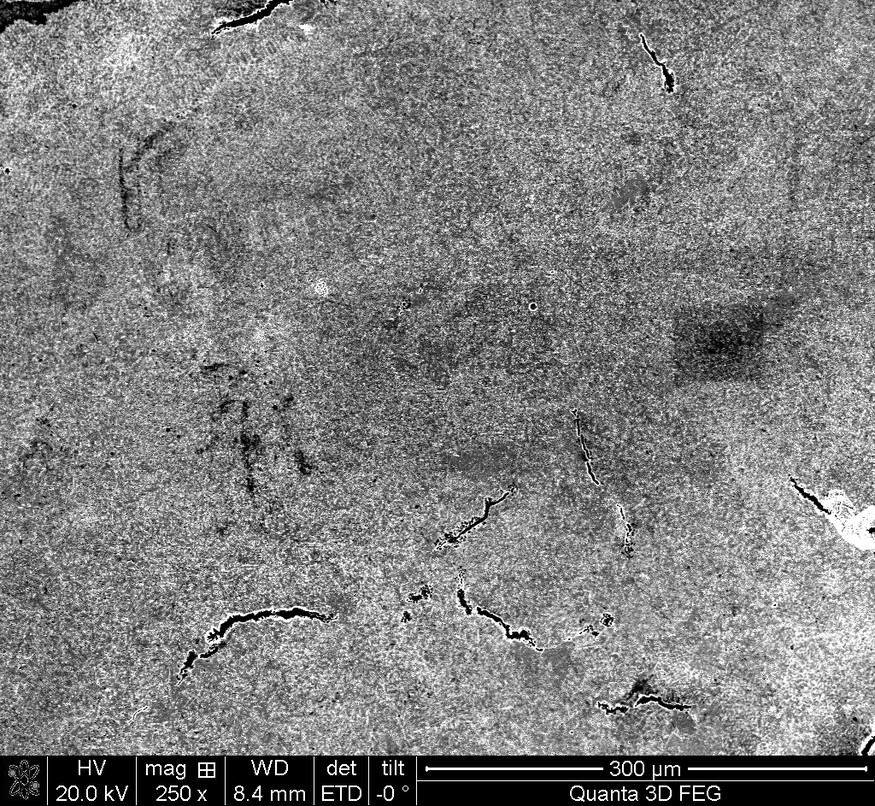
#> input picture dataset/sample/800_020.tif, 875 x 806 px, shrunk from 1024 x 943 before the run
$ python getMask.py
#> lines starting #> are read from the running program, lines starting #| are printed output that depends on the picture; after the words box and inside, x2 and y2 are one past the last pixel; in counts of white or black regions, pixels touching at a corner belong together
### src/contourDetection.py
import cv2
import numpy as np
import imutils

_OTSU = "OTSU"
_MED = "MED"
_SAM = "SAM"
options = [_OTSU, _MED, _SAM]
_SIGMA = 0.33


def generateCanny(input, ROI, alg="MED", debug=False):
    assert alg in options
    canny = None
    if alg == _OTSU:
        upper, thresh = cv2.threshold(ROI, 0, 255, cv2.THRESH_BINARY + cv2.THRESH_OTSU)
        lower = 0.5 * upper
        canny = cv2.Canny(input, lower, upper)
        if debug:
            cv2.imshow("thresh", thresh)
    elif alg == _MED:
        v = np.median(ROI)
        lower = int(max(0, (1.0 - _SIGMA) * v))
        upper = int(min(255, (1.0 + _SIGMA) * v))
        canny = cv2.Canny(input, lower, upper)
    elif alg == _SAM:
        upper = 255 * 0.75
        lower = 255 * 0.50
        canny = cv2.Canny(input, lower, upper)

    if debug:
        cv2.imshow("CANNY", canny)
        if cv2.waitKey(0) and 0xff == 27:
            cv2.destroyAllWindows()

    return canny


def detectContours(input, debug=False):
    contours, hierarchy = cv2.findContours(input, cv2.RETR_TREE, cv2.CHAIN_APPROX_NONE)
    return contours, hierarchy

### src/getMask.py
"""Training Data Mask Generator

This script automatically attmepts to generate a mask for training data based
on edge detection methods to be modified in external software.
"""
import os
import tkinter
import cv2
from tkinter.filedialog import askdirectory
import numpy as np
import contourDetection

tkinter.Tk().withdraw()
imgDir = askdirectory(title='Select Folder')
#> the answer given: ../dataset/sample
# currentDir = os.getcwd() # Possible alternative to run from command line
fileList = os.listdir(imgDir)
for filename in fileList:
    if not filename.endswith(".tif")\
            and not filename.endswith(".jpg") \
            and not filename.endswith(".png"):
        continue

    filepath = os.path.join(imgDir, filename)
    origImg = cv2.imread(filepath)
#> origImg is the input picture: shape (806, 875, 3); min 0, max 255, mean 127.1
    height, width, channels = origImg.shape
#> height = 806; width = 875; channels = 3

    grayImg = cv2.cvtColor(origImg, cv2.COLOR_BGR2GRAY)
    # ROI = grayImg[0:int(height*.80), 0:width]
    blur = cv2.bilateralFilter(grayImg, d=29, sigmaColor=75, sigmaSpace=75)
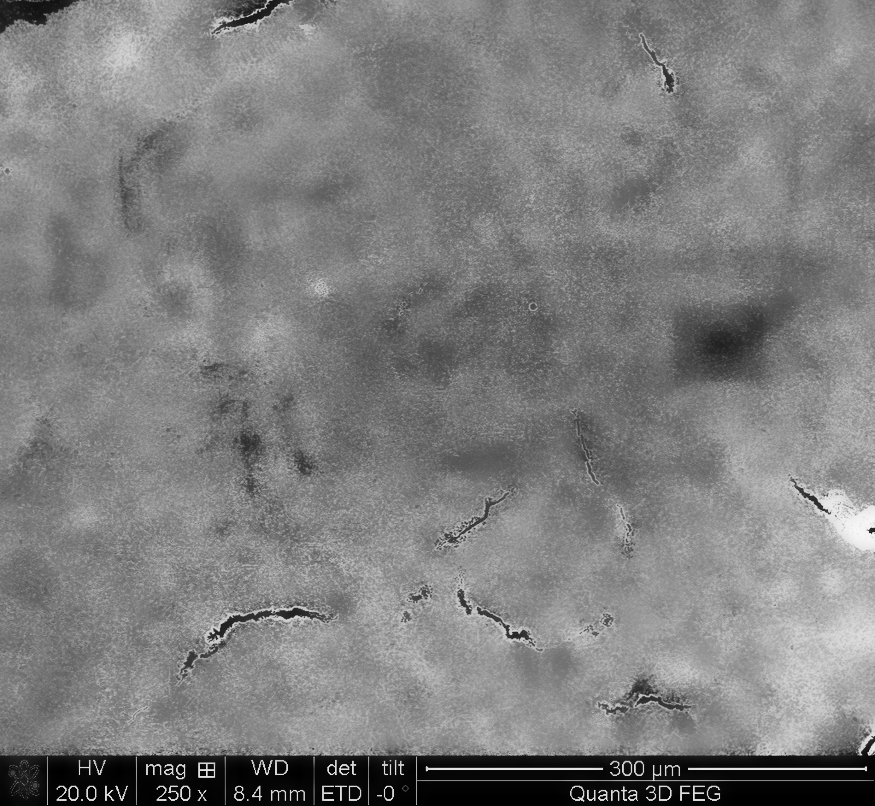
#> blur: shape (806, 875); min 0, max 248, mean 126.2
    # blur = cv2.medianBlur(blur, 5)
    ROI = blur[0:int(height*.80), 0:width]
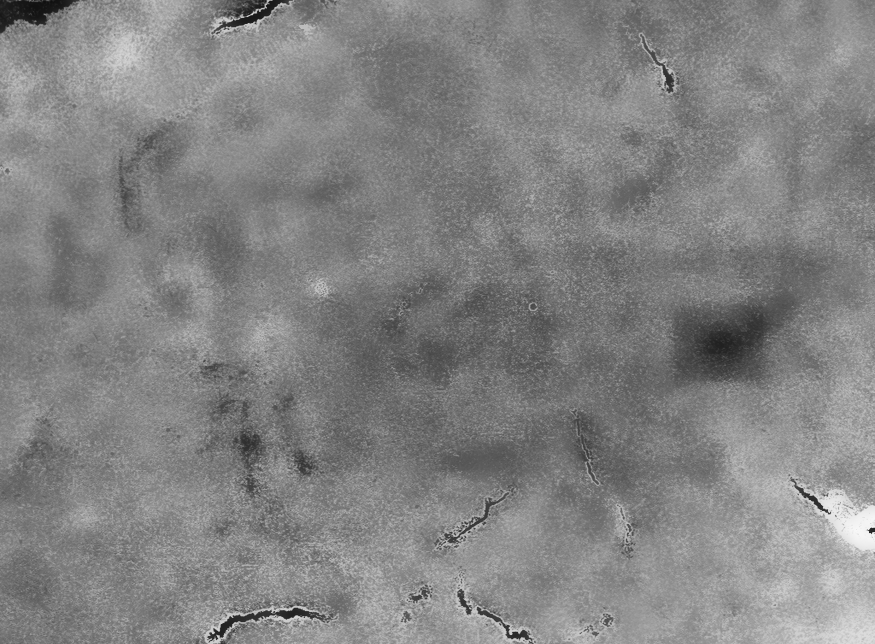
#> ROI: shape (644, 875); min 15, max 248, mean 130.7
    canny = contourDetection.generateCanny(blur, ROI=ROI, alg="SAM")
#> in generateCanny, `canny = cv2.Canny(input, lower, upper)`:
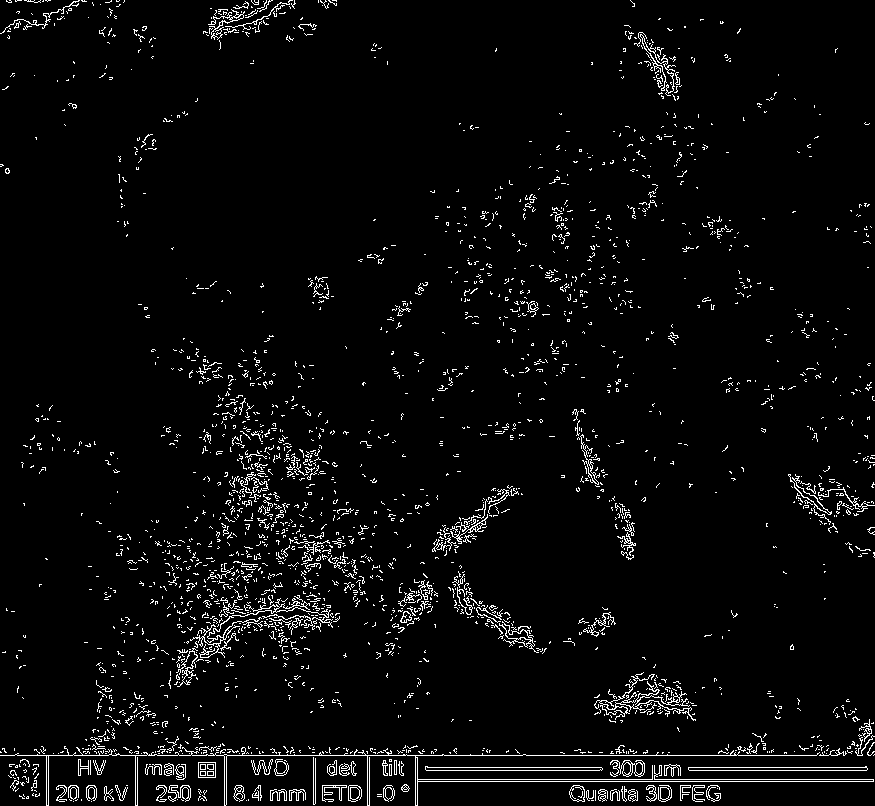
#> canny: shape (806, 875); 3.7% white in thin lines or dots

    kernel = np.ones((3, 3), np.uint8)

    closing = cv2.morphologyEx(canny, cv2.MORPH_CLOSE, kernel)
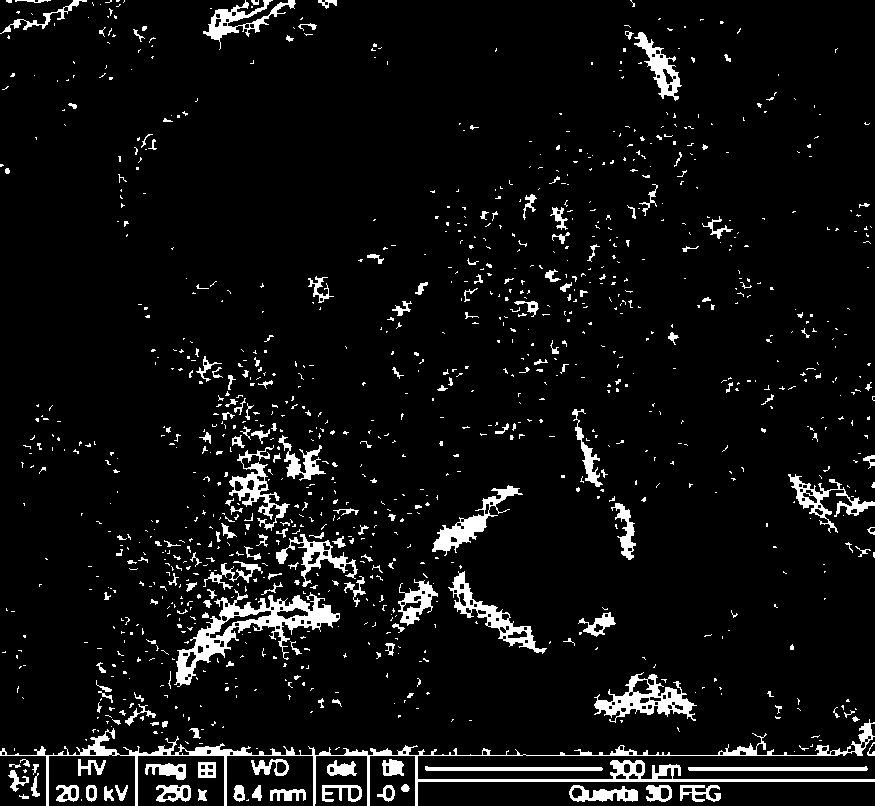
#> closing: shape (806, 875); 6.3% white; 1100 white regions (905 under 20 px)
    contours, hierarchy = contourDetection.detectContours(closing)
#> in detectContours, `contours, hierarchy = cv2.findContours(input, cv2.RETR_TREE, cv2.CHAIN..`: contours = 1263 contours, 1077 with area under 20; largest, box (x1, y1, x2, y2) and area: (0, 719, 875, 806) 4964, (174, 589, 340, 687) 4215, (594, 672, 697, 723) 2096, (448, 571, 547, 654) 1680, (432, 485, 523, 556) 1309


    # Create the mask
    mask = np.ones(origImg.shape[:2], dtype="uint8") * 255
    validContours = []  # List of valid contours
    print(len(contours))
#| 1263
    for contour in contours:
        approx = cv2.approxPolyDP(
            contour,
            0.01 * cv2.arcLength(contour, True),
            True
        )
        area = cv2.contourArea(contour)
        if area > 50:
            validContours.append(contour)
            cv2.drawContours(mask, [contour], -1, (0, 255, 0), -1)
#> this loop made 1263 passes
#> area on passes 4 to 6: 204.5, 57.5, 67.5
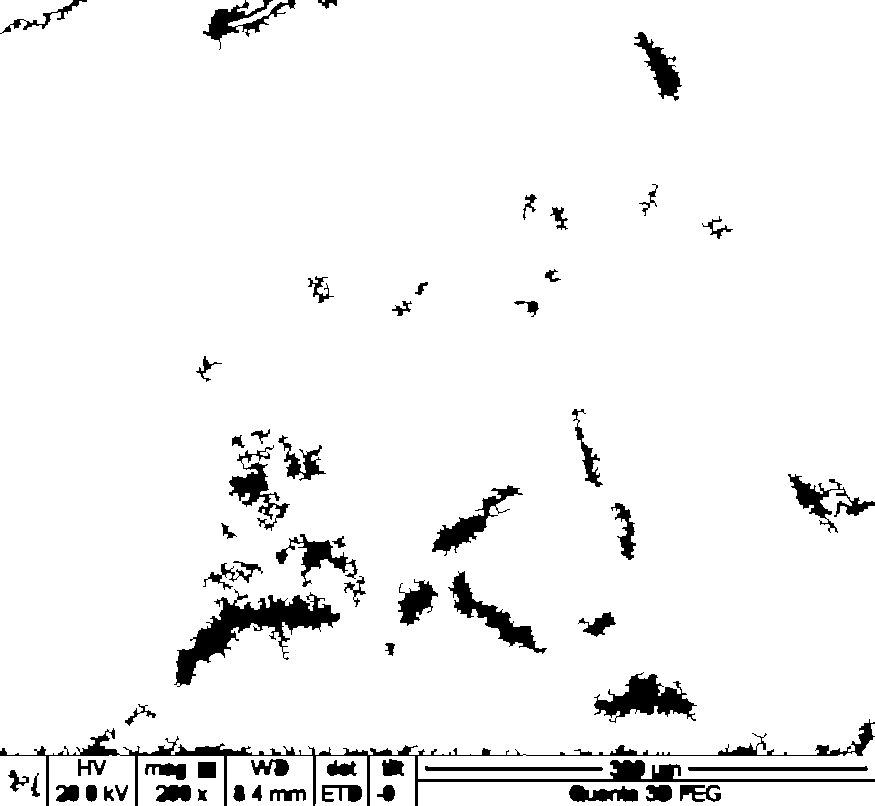
#> mask: shape (806, 875); 94.7% white; 59 black regions
#> after the loop, validContours = 87 contours; largest, box (x1, y1, x2, y2) and area: (0, 719, 875, 806) 4964, (174, 589, 340, 687) 4215, (594, 672, 697, 723) 2096, (448, 571, 547, 654) 1680, (432, 485, 523, 556) 1309

    maskedImage = cv2.bitwise_and(origImg, origImg, mask=mask)
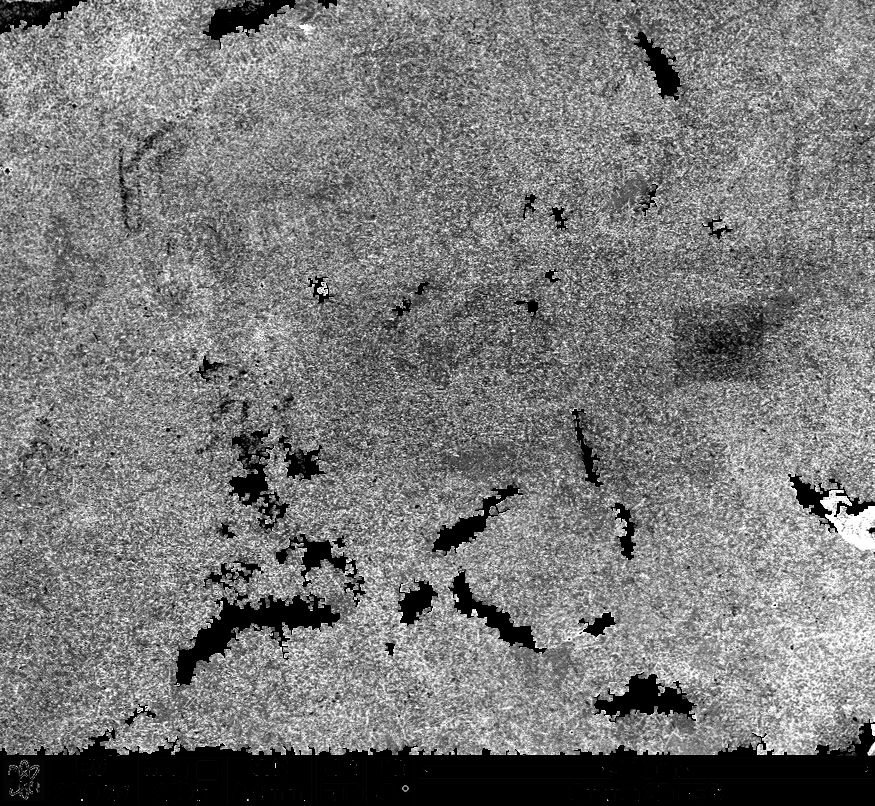
#> maskedImage: shape (806, 875, 3); min 0, max 255, mean 120.4
    maskFilename = os.path.splitext(filename)[0] + ".png"
    maskDir = os.path.join(imgDir, "segmentation")
    if not os.path.exists(maskDir):
        os.mkdir(maskDir)
    maskFilepath = os.path.join(maskDir, maskFilename)
    maskFilepath = os.path.normpath(maskFilepath)
    cv2.imwrite(maskFilepath, mask)

    cv2.imshow("ORIG", origImg)
    cv2.imshow("BLUR", blur)
    cv2.imshow("GRAY", grayImg)
    cv2.imshow("CANNY", canny)
    # cv2.imshow("CLOSING", closing)
    cv2.imshow("MASK", mask)
    cv2.waitKey()
    cv2.destroyAllWindows()
#> pass 2 of the loop `for filename in fileList:`:
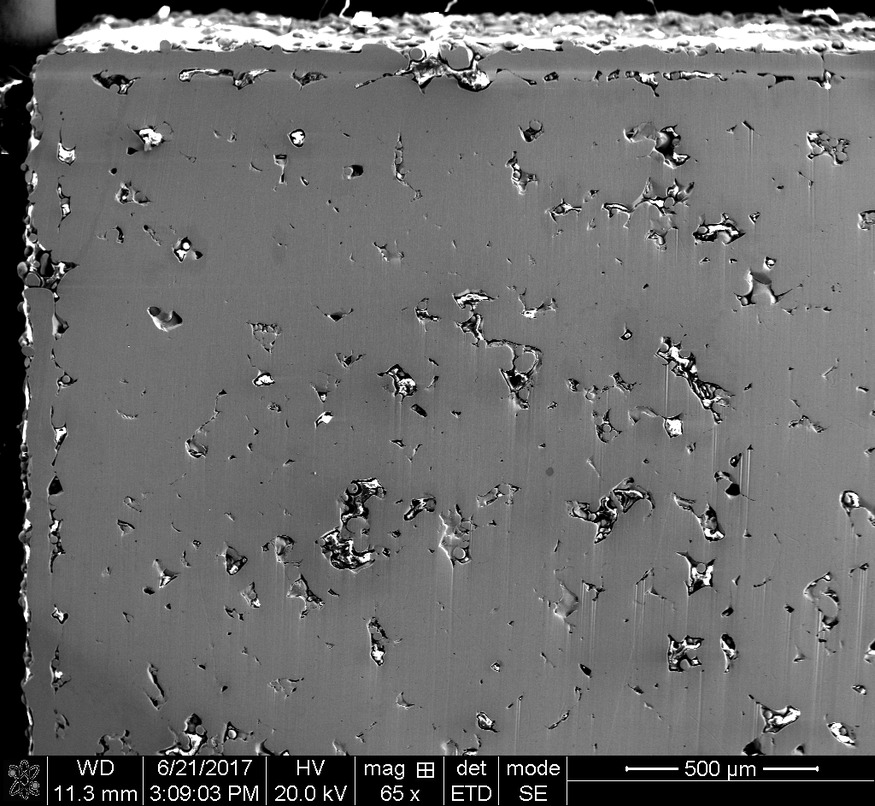
#> input picture dataset/sample/SS 316 P&C_#1_001.tif, 875 x 806 px, shrunk from 1024 x 943 before the run
#> origImg is the input picture: shape (806, 875, 3); min 0, max 255, mean 106.3
#> canny: shape (806, 875); 3.1% white in thin lines or dots
#> closing: shape (806, 875); 5.1% white; 207 white regions (75 under 20 px)
#> in detectContours (call 2), `contours, hierarchy = cv2.findContours(input, cv2.RETR_TREE, cv2.CHAIN..`: contours = 449 contours, 178 with area under 20; largest, box (x1, y1, x2, y2) and area: (17, 0, 875, 287) 16978, (64, 9, 380, 54) 6546, (147, 721, 875, 806) 2698, (321, 478, 381, 570) 1425, (658, 338, 722, 418) 1296
#| 449
#> the loop `for contour in contours:` made 449 passes
#> area on passes 5, 7, 8: 56.5, 192, 37.5
#> after the loop `for contour in contours:`:
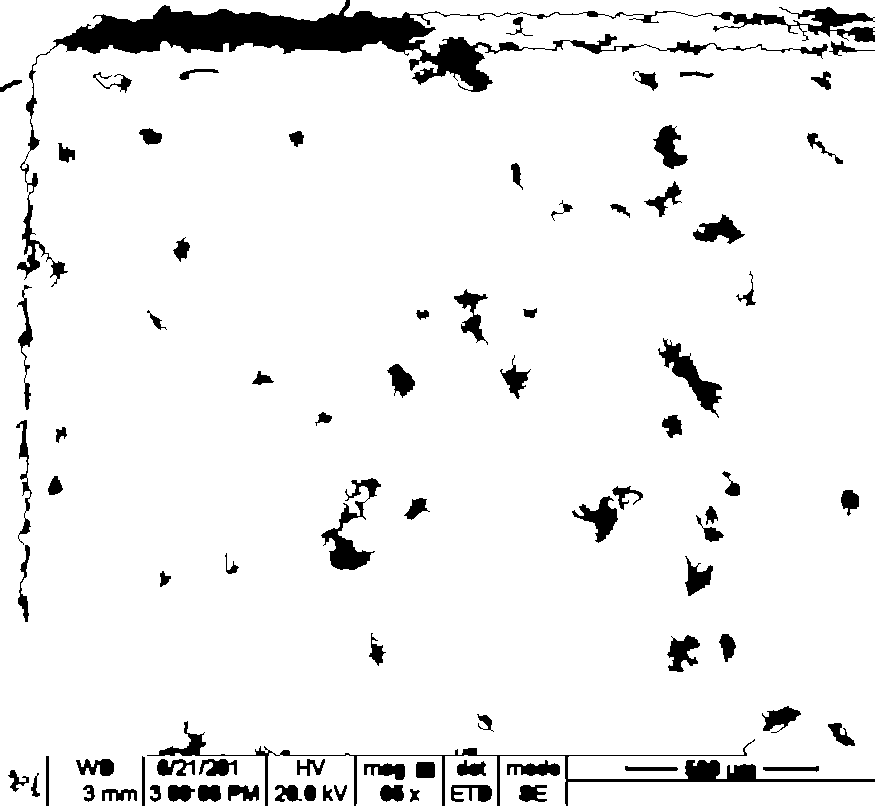
#> mask: shape (806, 875); 93.2% white; 82 black regions
#> after the loop `for contour in contours:`: validContours = 137 contours; largest, box (x1, y1, x2, y2) and area: (17, 0, 875, 287) 16978, (64, 9, 380, 54) 6546, (147, 721, 875, 806) 2698, (321, 478, 381, 570) 1425, (658, 338, 722, 418) 1296
#> `maskedImage = cv2.bitwise_and(origImg, origImg, mask=mask)`:
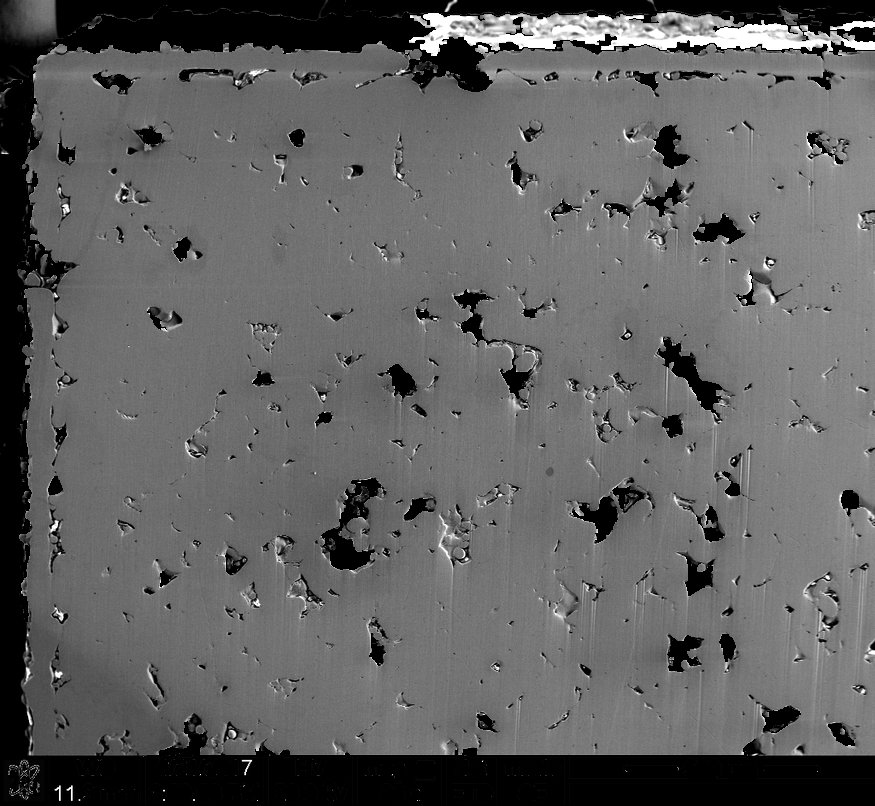
#> maskedImage: shape (806, 875, 3); min 0, max 255, mean 97

print("Done.")
